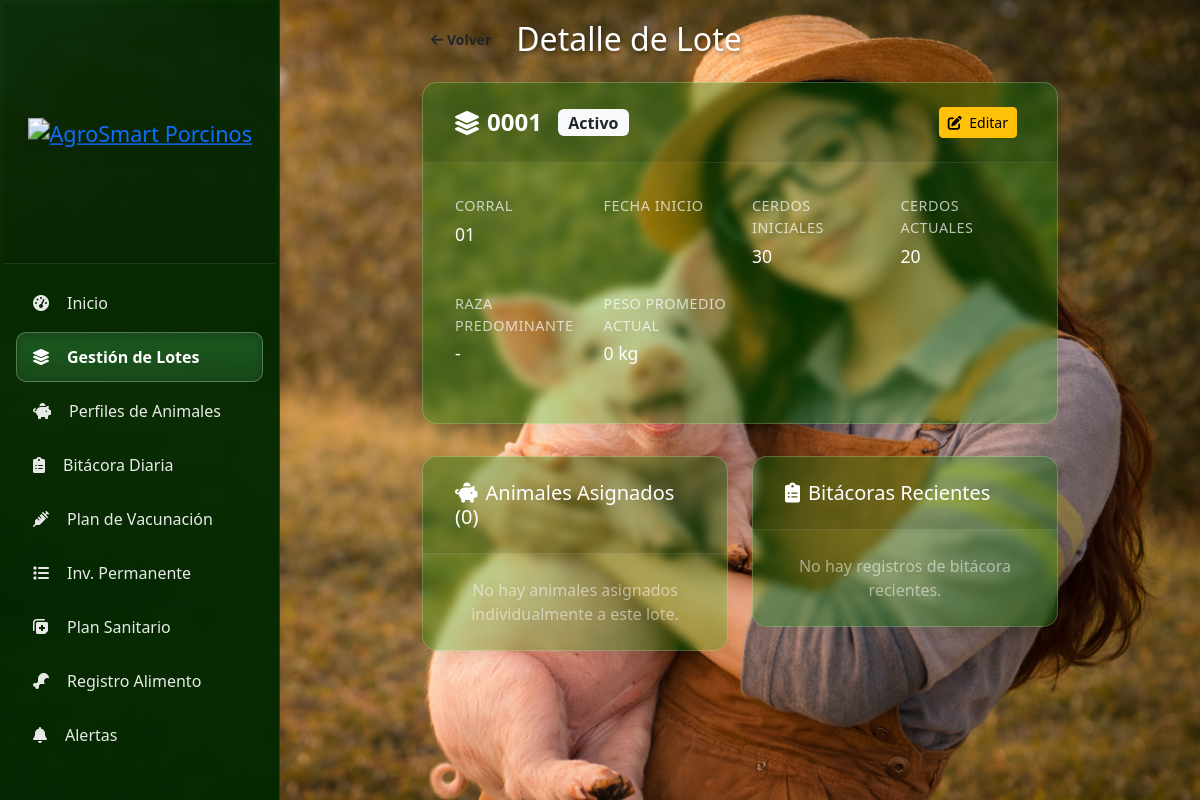
/porcinos/lotes/1/ (signed in), run on the app's committed database.
### apps/porcinos/models.py (models this page shows, shortened)
class LotePorcino(BaseModel):
    ESTADOS = [
        ('activo', 'Activo'),
        ('engorde', 'Engorde'),
        ('vendido', 'Vendido'),
        ('cerrado', 'Cerrado'),
    ]
    codigo = models.CharField(max_length=50, unique=True)
    corral = models.CharField(max_length=100)
    procedencia = models.CharField(max_length=200, blank=True)
    numero_cerdos_inicial = models.PositiveIntegerField()
    numero_cerdos_actual = models.PositiveIntegerField()
    fecha_llegada = models.DateField()
    peso_total_llegada = models.DecimalField(max_digits=10, decimal_places=2, default=0)
    peso_promedio_llegada = models.DecimalField(max_digits=10, decimal_places=2, default=0)
    estado = models.CharField(max_length=20, choices=ESTADOS, default='activo')
    observaciones = models.TextField(blank=True)
    class Meta:
        ordering = ['-fecha_llegada']
        verbose_name = 'Lote de Porcinos'
        verbose_name_plural = 'Lotes de Porcinos'

### apps/porcinos/views.py (the view)
# urls.py: path('lotes/<int:pk>/', views.lote_detail, name='lote_detail'),
@login_required
@role_required(['superusuario', 'admin_porcinos', 'practicante_porcinos', 'veterinario', 'solo_vista', 'punto_blanco'])
def lote_detail(request, pk):
    lote = get_object_or_404(LotePorcino, pk=pk)
    animales = AnimalPorcino.objects.filter(lote=lote, is_active=True)
    bitacoras = BitacoraDiariaPorcinos.objects.filter(lote=lote, is_active=True).order_by('-fecha')[:10]
    total_animales = animales.count()
    context = {
        'lote': lote,
        'animales': animales,
        'bitacoras': bitacoras,
        'total_animales': total_animales
    }
    return render(request, 'porcinos/lote_detail.html', context)

### templates/porcinos/lote_detail.html (shortened to what this page needs)
{% extends 'porcinos/base.html' %}
{% load static %}
{% block content %}
<div class="container-fluid">
    <div class="row justify-content-center">
        <div class="col-lg-10 col-xl-9">
            <div class="d-flex align-items-center mb-4">
                <a href="{% url 'porcinos:lote_list' %}" class="btn btn-sm btn-glass-green fw-bold me-3">
                    <i class="fas fa-arrow-left"></i> Volver
                </a>
                <h2 class="text-white mb-0" style="text-shadow: 2px 2px 4px rgba(0,0,0,0.5);">Detalle de Lote</h2>
            </div>
            <div class="unified-dashboard-card">
                <div class="card-header">
                    <h3 class="section-title">
                        <i class="fas fa-layer-group"></i> {{ lote.codigo }}
                        <span class="badge bg-light text-dark ms-2 fs-6">{{ lote.get_estado_display }}</span>
                    </h3>
                    <div class="d-flex">
                        <a href="{% url 'porcinos:lote_edit' lote.pk %}" class="btn btn-warning btn-sm me-2">
                            <i class="fas fa-edit me-1"></i> Editar
                        </a>
                    </div>
                </div>
                <div class="card-body">
                    <div class="row">
                        <div class="col-md-3">
                            <div class="detail-label">Corral</div>
                            <div class="detail-value">{{ lote.corral|default:"-" }}</div>
                        </div>
                        <div class="col-md-3">
                            <div class="detail-label">Fecha Inicio</div>
                        </div>
                        <div class="col-md-3">
                            <div class="detail-label">Cerdos Iniciales</div>
                            <div class="detail-value">{{ lote.numero_cerdos_inicial }}</div>
                        </div>
                        <div class="col-md-3">
                            <div class="detail-label">Cerdos Actuales</div>
                            <div class="detail-value">{{ lote.numero_cerdos_actual }}</div>
                        </div>
                        <div class="col-md-3">
                            <div class="detail-label">Raza Predominante</div>
                            <div class="detail-value">{{ lote.raza|default:"-" }}</div>
                        </div>
                        <div class="col-md-3">
                            <div class="detail-label">Peso Promedio Actual</div>
                            <div class="detail-value">{{ lote.peso_promedio_actual|default:"0" }} kg</div>
                        </div>
                    </div>
                </div>
            </div>
            <div class="row">
                <div class="col-md-6">
                    <div class="unified-dashboard-card">
                        <div class="card-header">
                            <h4 class="mb-0 fs-5"><i class="fas fa-piggy-bank me-2"></i>Animales Asignados ({{ total_animales }})</h4>
                        </div>
                        <div class="card-body p-0">
                            {% if animales %}
                            <div class="table-responsive">
                                <table class="table-custom">
                                    <thead>
                                        <tr>
                                            <th>Código</th>
                                            <th>Sexo</th>
                                            <th>Etapa</th>
                                            <th>Acciones</th>
                                        </tr>
                                    </thead>
                                    <tbody>
                                        {% for animal in animales %}
                                        <tr>
                                            <td><strong>{{ animal.codigo }}</strong></td>
                                            <td>{{ animal.get_sexo_display }}</td>
                                            <td>{{ animal.get_etapa_display }}</td>
                                            <td>
                                                <a href="{% url 'porcinos:animal_detail' animal.pk %}" class="btn-action btn-view" title="Ver Detalle">
                                                    <i class="fas fa-eye"></i>
                                                </a>
                                            </td>
                                        </tr>
                                        {% endfor %}
                                    </tbody>
                                </table>
                            </div>
                            {% else %}
                            <div class="p-4 text-center text-white-50">
                                No hay animales asignados individualmente a este lote.
                            </div>
                            {% endif %}
                        </div>
                    </div>
                </div>
                <div class="col-md-6">
                    <div class="unified-dashboard-card">
                        <div class="card-header">
                            <h4 class="mb-0 fs-5"><i class="fas fa-clipboard-list me-2"></i>Bitácoras Recientes</h4>
                        </div>
                        <div class="card-body p-0">
                            {% if bitacoras %}
                            <div class="table-responsive">
                                <table class="table-custom">
                                    <thead>
                                        <tr>
                                            <th>Fecha</th>
                                            <th>Consumo</th>
                                            <th>Mortalidad</th>
                                        </tr>
                                    </thead>
                                    <tbody>
                                        {% for bitacora in bitacoras %}
                                        <tr>
                                            <td><strong>{{ bitacora.fecha|date:"d/m/Y" }}</strong></td>
                                            <td>{{ bitacora.consumo_alimento_kg }} kg</td>
                                            <td>{{ bitacora.mortalidad }}</td>
                                        </tr>
                                        {% endfor %}
                                    </tbody>
                                </table>
                            </div>
                            {% else %}
                            <div class="p-4 text-center text-white-50">
                                No hay registros de bitácora recientes.
                            </div>
                            {% endif %}
                        </div>
                    </div>
                </div>
            </div>
        </div>
    </div>
</div>
{% endblock %}

### templates/porcinos/lote_detail.html (style rules this page uses)
.unified-dashboard-card { background: rgba(0, 175, 0, 0.25); backdrop-filter: blur(5px); border-radius: 15px; box-shadow: 0 2px 20px rgba(0,0,0,0.08); border: 1px solid rgba(255,255,255,0.2); color: white; overflow: hidden; margin-bottom: 2rem; }
.unified-dashboard-card .card-header { padding: 1.5rem 2rem; border-bottom: 1px solid rgba(255,255,255,0.1); background: rgba(0, 0, 0, 0.1); display: flex; justify-content: space-between; align-items: center; }
.unified-dashboard-card .card-body { padding: 2rem; }
.section-title { margin: 0; color: white; font-weight: 600; display: flex; align-items: center; gap: 0.5rem; font-size: 1.5rem; }
.detail-label { color: rgba(255, 255, 255, 0.7); font-size: 0.9rem; text-transform: uppercase; letter-spacing: 0.5px; margin-bottom: 0.25rem; }
.detail-value { color: white; font-size: 1.1rem; font-weight: 500; margin-bottom: 1.5rem; }

### data on the page
LotePorcino: codigo "0001", estado "Activo", corral "01", numero_cerdos_inicial "30", numero_cerdos_actual "20"

### other printed values
{{ lote.raza|default:"-" }} "-"
{{ lote.peso_promedio_actual|default:"0" }} "0"
{{ total_animales }} "0"
